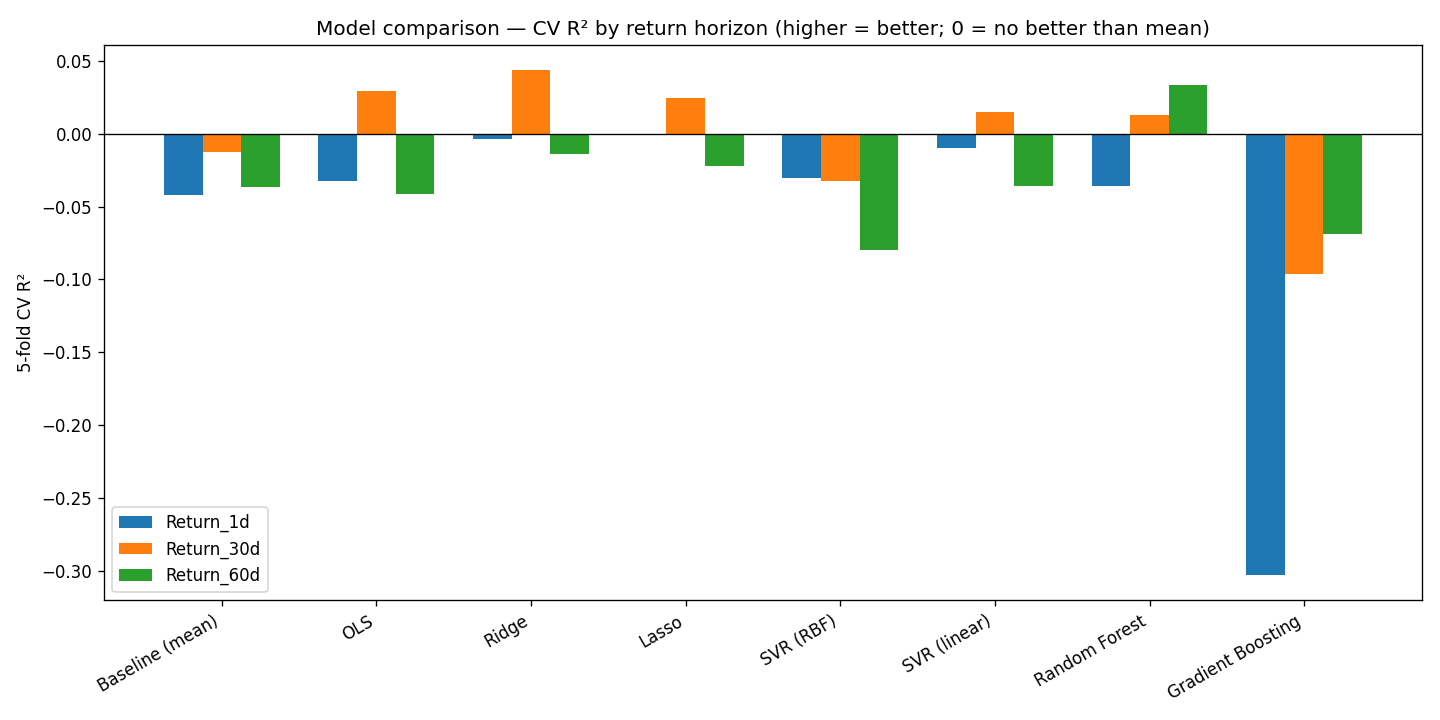

Generate this figure with Python:
"""
Support Vector Regression (SVR) vs other regressors — predicting listing returns.
(Roadmap items 1.1, 1.2, 1.4 + SVR)

Uses the pre-IPO snapshot cohort (same features as preipo_driver_analysis.py).
Compares, with nested-free but honest k-fold cross-validation:
  - SVR (RBF kernel)  + SVR (linear kernel)
  - OLS / Linear
  - Ridge, Lasso
  - Random Forest
  - Gradient Boosting
  - Baseline: predict-the-mean (DummyRegressor)

Scale-sensitive models (SVR, linear family) are wrapped in a Pipeline that
RobustScales inside each CV fold (no leakage). Tree models use raw features.

Metrics per model per horizon (5-fold CV): R2, MAE, RMSE.

Outputs:
  svr_model_comparison.xlsx   - full metric table (all models x horizons)
  svr_model_comparison.png    - CV R2 bar chart per horizon
  svr_pred_vs_actual.png      - best model predicted vs actual (Return_30d)
"""

import numpy as np
import pandas as pd
import matplotlib
matplotlib.use("Agg")
import matplotlib.pyplot as plt
from sklearn.dummy import DummyRegressor
from sklearn.ensemble import GradientBoostingRegressor, RandomForestRegressor
from sklearn.linear_model import LinearRegression, Lasso, Ridge
from sklearn.model_selection import KFold, cross_val_predict, cross_val_score
from sklearn.pipeline import make_pipeline
from sklearn.preprocessing import RobustScaler
from sklearn.svm import SVR

RANDOM_STATE = 42

FEATURES = [
    "PreIPO_ROE_pct", "PreIPO_ROCE_pct", "PreIPO_Operating_Margin",
    "PreIPO_Revenue_Growth", "PreIPO_PAT_Growth", "PreIPO_DE_pct",
    "PreIPO_Interest_Coverage", "PreIPO_Assets_Turnover",
    "Log_PreIPO_Revenue", "Log_Issue_Price", "Company_Age_at_IPO",
]
HORIZONS = ["Return_1d", "Return_30d", "Return_60d"]


def winsorize_clip(s, lo=0.05, hi=0.95):
    return s.clip(s.quantile(lo), s.quantile(hi))


# ── Load features ────────────────────────────────────────────────────────────
print("Loading pre-IPO features...")
feat = pd.read_excel("ipo_preipo_features.xlsx")

# median-impute the numeric predictors (same as clustering scripts)
for col in FEATURES:
    if feat[col].isna().any():
        feat[col] = feat[col].fillna(feat[col].median())

# winsorize heavy-tailed predictors
for col in ["PreIPO_ROE_pct", "PreIPO_ROCE_pct", "PreIPO_DE_pct",
            "PreIPO_Interest_Coverage", "PreIPO_Revenue_Growth", "PreIPO_PAT_Growth"]:
    feat[col] = winsorize_clip(feat[col])

ind_dummies = pd.get_dummies(feat["Assigned Industry"], prefix="Ind", drop_first=True)
X_all = pd.concat([feat[FEATURES], ind_dummies], axis=1)

# ── Define models ────────────────────────────────────────────────────────────
def build_models():
    return {
        "Baseline (mean)":   DummyRegressor(strategy="mean"),
        "OLS":               make_pipeline(RobustScaler(), LinearRegression()),
        "Ridge":             make_pipeline(RobustScaler(), Ridge(alpha=10.0, random_state=RANDOM_STATE)),
        "Lasso":             make_pipeline(RobustScaler(), Lasso(alpha=0.5, random_state=RANDOM_STATE, max_iter=5000)),
        "SVR (RBF)":         make_pipeline(RobustScaler(), SVR(kernel="rbf", C=10.0, gamma="scale", epsilon=1.0)),
        "SVR (linear)":      make_pipeline(RobustScaler(), SVR(kernel="linear", C=1.0, epsilon=1.0)),
        "Random Forest":     RandomForestRegressor(n_estimators=400, max_depth=6,
                                                   min_samples_leaf=5, random_state=RANDOM_STATE),
        "Gradient Boosting": GradientBoostingRegressor(n_estimators=300, max_depth=3,
                                                       learning_rate=0.03, random_state=RANDOM_STATE),
    }


cv = KFold(n_splits=5, shuffle=True, random_state=RANDOM_STATE)
rows = []
best_overall = {"r2": -np.inf}

for horizon in HORIZONS:
    df = pd.concat([X_all, feat[horizon]], axis=1).dropna()
    X, y = df[X_all.columns], df[horizon]
    print(f"\n=== {horizon}  (n={len(df)}, {X.shape[1]} features) ===")
    for name, model in build_models().items():
        r2 = cross_val_score(model, X, y, cv=cv, scoring="r2")
        mae = -cross_val_score(model, X, y, cv=cv, scoring="neg_mean_absolute_error")
        rmse = -cross_val_score(model, X, y, cv=cv, scoring="neg_root_mean_squared_error")
        rows.append({
            "Horizon": horizon, "Model": name, "N": len(df),
            "CV_R2_mean": round(r2.mean(), 4), "CV_R2_std": round(r2.std(), 4),
            "CV_MAE": round(mae.mean(), 2), "CV_RMSE": round(rmse.mean(), 2),
        })
        print(f"  {name:20s} R2={r2.mean():+.4f} (+/-{r2.std():.3f})  MAE={mae.mean():.2f}  RMSE={rmse.mean():.2f}")
        if horizon == "Return_30d" and r2.mean() > best_overall["r2"] and name != "Baseline (mean)":
            best_overall = {"r2": r2.mean(), "name": name, "model": model, "X": X, "y": y}

results = pd.DataFrame(rows)
results.to_excel("svr_model_comparison.xlsx", index=False)

# ── Bar chart of CV R2 per horizon ───────────────────────────────────────────
fig, ax = plt.subplots(figsize=(12, 6))
models_order = list(build_models().keys())
width = 0.25
x = np.arange(len(models_order))
for i, horizon in enumerate(HORIZONS):
    sub = results[results["Horizon"] == horizon].set_index("Model").loc[models_order]
    ax.bar(x + i * width, sub["CV_R2_mean"], width, label=horizon)
ax.axhline(0, color="black", lw=0.8)
ax.set_xticks(x + width)
ax.set_xticklabels(models_order, rotation=30, ha="right")
ax.set_ylabel("5-fold CV R²")
ax.set_title("Model comparison — CV R² by return horizon (higher = better; 0 = no better than mean)")
ax.legend()
plt.tight_layout(); plt.savefig("svr_model_comparison.png", dpi=120); plt.close()

# ── Predicted vs actual for the best Return_30d model ────────────────────────
if "model" in best_overall:
    pred = cross_val_predict(best_overall["model"], best_overall["X"], best_overall["y"], cv=cv)
    plt.figure(figsize=(7, 7))
    plt.scatter(best_overall["y"], pred, alpha=0.6, edgecolors="k", linewidths=0.3)
    lims = [min(best_overall["y"].min(), pred.min()), max(best_overall["y"].max(), pred.max())]
    plt.plot(lims, lims, "r--", label="perfect prediction")
    plt.xlabel("Actual Return_30d (%)"); plt.ylabel("Predicted Return_30d (%)")
    plt.title(f"Best model on Return_30d: {best_overall['name']} "
              f"(CV R²={best_overall['r2']:.3f})")
    plt.legend(); plt.tight_layout(); plt.savefig("svr_pred_vs_actual.png", dpi=120); plt.close()

print("\nBest Return_30d model:", best_overall.get("name"), f"(R2={best_overall['r2']:.3f})")
print("Saved: svr_model_comparison.xlsx, svr_model_comparison.png, svr_pred_vs_actual.png")
